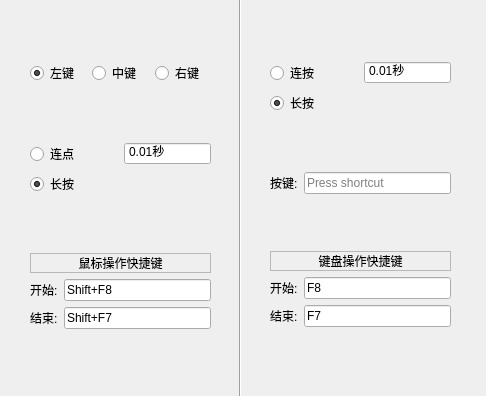
<?xml version="1.0" encoding="UTF-8"?>
<ui version="4.0">
 <class>Form</class>
 <widget class="QWidget" name="Form">
  <property name="geometry">
   <rect>
    <x>0</x>
    <y>0</y>
    <width>486</width>
    <height>396</height>
   </rect>
  </property>
  <property name="windowTitle">
   <string>后台按键</string>
  </property>
  <widget class="QWidget" name="verticalLayoutWidget_4">
   <property name="geometry">
    <rect>
     <x>30</x>
     <y>10</y>
     <width>181</width>
     <height>371</height>
    </rect>
   </property>
   <layout class="QVBoxLayout" name="verticalLayout_4">
    <property name="sizeConstraint">
     <enum>QLayout::SetDefaultConstraint</enum>
    </property>
    <item>
     <layout class="QHBoxLayout" name="horizontalLayout">
      <property name="sizeConstraint">
       <enum>QLayout::SetFixedSize</enum>
      </property>
      <item>
       <widget class="QRadioButton" name="left">
        <property name="text">
         <string>左键</string>
        </property>
        <property name="checked">
         <bool>true</bool>
        </property>
        <attribute name="buttonGroup">
         <string notr="true">mouseGroup</string>
        </attribute>
       </widget>
      </item>
      <item>
       <widget class="QRadioButton" name="mid">
        <property name="text">
         <string>中键</string>
        </property>
        <attribute name="buttonGroup">
         <string notr="true">mouseGroup</string>
        </attribute>
       </widget>
      </item>
      <item>
       <widget class="QRadioButton" name="right">
        <property name="text">
         <string>右键</string>
        </property>
        <attribute name="buttonGroup">
         <string notr="true">mouseGroup</string>
        </attribute>
       </widget>
      </item>
     </layout>
    </item>
    <item>
     <layout class="QVBoxLayout" name="verticalLayout">
      <item>
       <layout class="QHBoxLayout" name="horizontalLayout_2">
        <property name="sizeConstraint">
         <enum>QLayout::SetFixedSize</enum>
        </property>
        <item>
         <widget class="QRadioButton" name="click">
          <property name="text">
           <string>连点</string>
          </property>
          <attribute name="buttonGroup">
           <string notr="true">click_form</string>
          </attribute>
         </widget>
        </item>
        <item>
         <widget class="QDoubleSpinBox" name="break_time">
          <property name="toolTip">
           <string>间隔时间</string>
          </property>
          <property name="wrapping">
           <bool>false</bool>
          </property>
          <property name="buttonSymbols">
           <enum>QAbstractSpinBox::NoButtons</enum>
          </property>
          <property name="prefix">
           <string/>
          </property>
          <property name="suffix">
           <string>秒</string>
          </property>
          <property name="minimum">
           <double>0.010000000000000</double>
          </property>
         </widget>
        </item>
       </layout>
      </item>
      <item>
       <widget class="QRadioButton" name="press">
        <property name="text">
         <string>长按</string>
        </property>
        <property name="checked">
         <bool>true</bool>
        </property>
        <attribute name="buttonGroup">
         <string notr="true">click_form</string>
        </attribute>
       </widget>
      </item>
     </layout>
    </item>
    <item>
     <layout class="QVBoxLayout" name="verticalLayout_2">
      <item>
       <widget class="QLabel" name="mouse_hotkey_label">
        <property name="sizePolicy">
         <sizepolicy hsizetype="Preferred" vsizetype="Fixed">
          <horstretch>0</horstretch>
          <verstretch>0</verstretch>
         </sizepolicy>
        </property>
        <property name="layoutDirection">
         <enum>Qt::LeftToRight</enum>
        </property>
        <property name="autoFillBackground">
         <bool>false</bool>
        </property>
        <property name="frameShape">
         <enum>QFrame::StyledPanel</enum>
        </property>
        <property name="text">
         <string>鼠标操作快捷键</string>
        </property>
        <property name="textFormat">
         <enum>Qt::AutoText</enum>
        </property>
        <property name="alignment">
         <set>Qt::AlignCenter</set>
        </property>
       </widget>
      </item>
      <item>
       <layout class="QHBoxLayout" name="horizontalLayout_3">
        <item>
         <widget class="QLabel" name="mouse_start_label">
          <property name="text">
           <string>开始:</string>
          </property>
         </widget>
        </item>
        <item>
         <widget class="QKeySequenceEdit" name="mouse_start_hotkey">
          <property name="keySequence">
           <string>Shift+F8</string>
          </property>
         </widget>
        </item>
       </layout>
      </item>
      <item>
       <layout class="QHBoxLayout" name="horizontalLayout_5">
        <item>
         <widget class="QLabel" name="mouse_end_label">
          <property name="text">
           <string>结束:</string>
          </property>
         </widget>
        </item>
        <item>
         <widget class="QKeySequenceEdit" name="mouse_end_hotkey">
          <property name="keySequence">
           <string>Shift+F7</string>
          </property>
         </widget>
        </item>
       </layout>
      </item>
     </layout>
    </item>
   </layout>
  </widget>
  <widget class="QWidget" name="verticalLayoutWidget_5">
   <property name="geometry">
    <rect>
     <x>270</x>
     <y>10</y>
     <width>181</width>
     <height>371</height>
    </rect>
   </property>
   <layout class="QVBoxLayout" name="verticalLayout_5">
    <item>
     <layout class="QVBoxLayout" name="verticalLayout_3">
      <item>
       <layout class="QHBoxLayout" name="horizontalLayout_4">
        <item>
         <widget class="QRadioButton" name="keyboard_click">
          <property name="text">
           <string>连按</string>
          </property>
         </widget>
        </item>
        <item>
         <widget class="QDoubleSpinBox" name="keyboard_break_time">
          <property name="toolTip">
           <string>间隔时间</string>
          </property>
          <property name="wrapping">
           <bool>false</bool>
          </property>
          <property name="buttonSymbols">
           <enum>QAbstractSpinBox::NoButtons</enum>
          </property>
          <property name="prefix">
           <string/>
          </property>
          <property name="suffix">
           <string>秒</string>
          </property>
          <property name="minimum">
           <double>0.010000000000000</double>
          </property>
         </widget>
        </item>
       </layout>
      </item>
      <item>
       <widget class="QRadioButton" name="keyboard_press">
        <property name="text">
         <string>长按</string>
        </property>
        <property name="checked">
         <bool>true</bool>
        </property>
       </widget>
      </item>
     </layout>
    </item>
    <item>
     <layout class="QHBoxLayout" name="horizontalLayout_6">
      <item>
       <widget class="QLabel" name="key_label">
        <property name="text">
         <string>按键:</string>
        </property>
       </widget>
      </item>
      <item>
       <widget class="QKeySequenceEdit" name="keyboard_key"/>
      </item>
     </layout>
    </item>
    <item>
     <layout class="QVBoxLayout" name="verticalLayout_6">
      <item>
       <widget class="QLabel" name="keyboard_hotkey_label">
        <property name="sizePolicy">
         <sizepolicy hsizetype="Preferred" vsizetype="Fixed">
          <horstretch>0</horstretch>
          <verstretch>0</verstretch>
         </sizepolicy>
        </property>
        <property name="layoutDirection">
         <enum>Qt::LeftToRight</enum>
        </property>
        <property name="autoFillBackground">
         <bool>false</bool>
        </property>
        <property name="frameShape">
         <enum>QFrame::StyledPanel</enum>
        </property>
        <property name="text">
         <string>键盘操作快捷键</string>
        </property>
        <property name="textFormat">
         <enum>Qt::AutoText</enum>
        </property>
        <property name="alignment">
         <set>Qt::AlignCenter</set>
        </property>
       </widget>
      </item>
      <item>
       <layout class="QHBoxLayout" name="horizontalLayout_7">
        <item>
         <widget class="QLabel" name="keyboard_start_label">
          <property name="text">
           <string>开始:</string>
          </property>
         </widget>
        </item>
        <item>
         <widget class="QKeySequenceEdit" name="keyboard_start_hotkey">
          <property name="keySequence">
           <string>F8</string>
          </property>
         </widget>
        </item>
       </layout>
      </item>
      <item>
       <layout class="QHBoxLayout" name="horizontalLayout_8">
        <item>
         <widget class="QLabel" name="keyboard_end_label">
          <property name="text">
           <string>结束:</string>
          </property>
         </widget>
        </item>
        <item>
         <widget class="QKeySequenceEdit" name="keyboard_end_hotkey">
          <property name="keySequence">
           <string>F7</string>
          </property>
         </widget>
        </item>
       </layout>
      </item>
     </layout>
    </item>
   </layout>
  </widget>
  <widget class="Line" name="line">
   <property name="geometry">
    <rect>
     <x>230</x>
     <y>-10</y>
     <width>20</width>
     <height>431</height>
    </rect>
   </property>
   <property name="orientation">
    <enum>Qt::Vertical</enum>
   </property>
  </widget>
 </widget>
 <resources/>
 <connections/>
 <buttongroups>
  <buttongroup name="mouseGroup"/>
  <buttongroup name="click_form"/>
 </buttongroups>
</ui>
